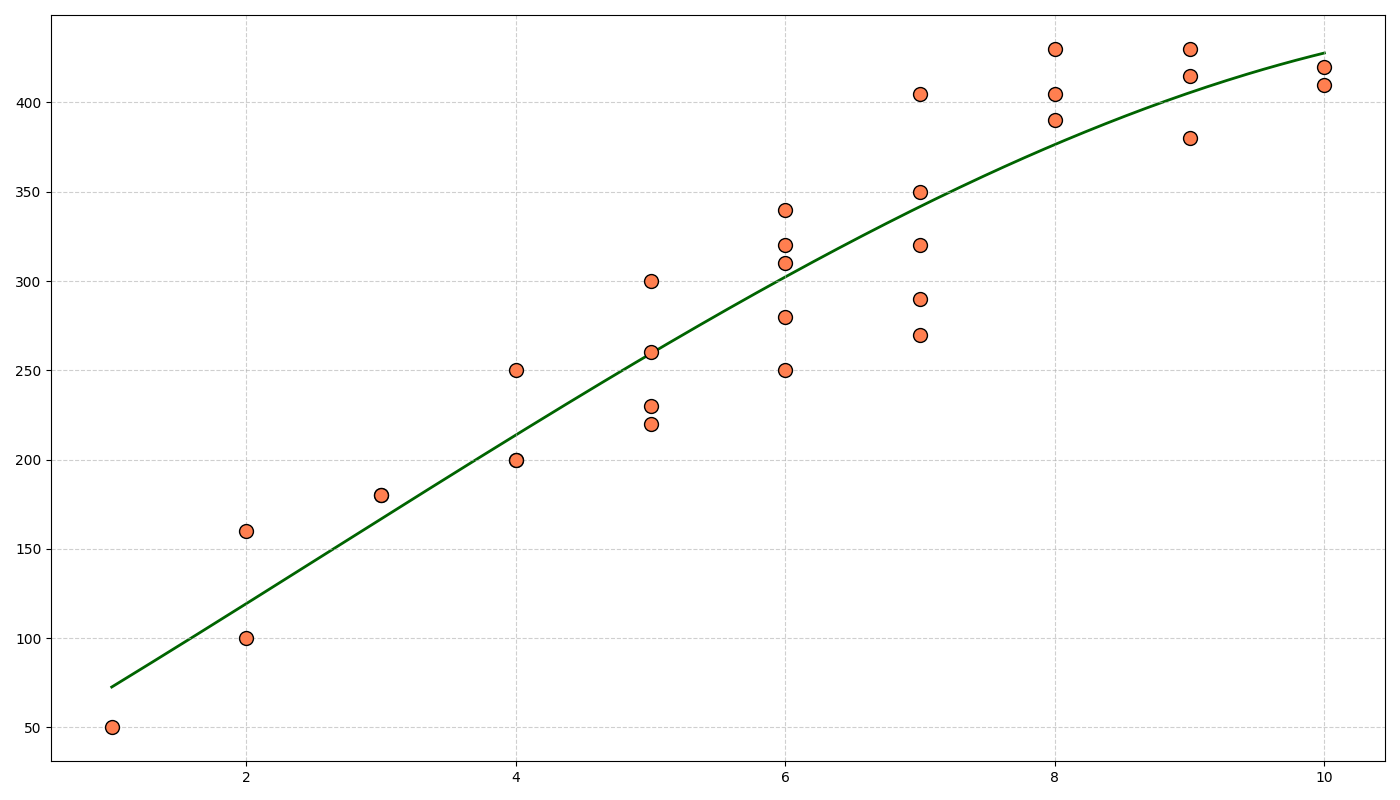

This figure's Python source:
import matplotlib.pyplot as plt
import numpy as np

days = np.arange(1, 31)

# Original coffee_consumption array had the pattern [1, 2, 1, 3,...];
# Altering some values to match a similar random pattern [3, 1, 4, 2,...]
coffee_consumption = np.array([3, 1, 4, 2, 5, 3, 2, 6, 4, 5, 7, 6, 5, 6,
                               7, 5, 4, 8, 7, 9, 6, 10, 8, 7, 10, 9, 8, 9, 7, 6])

# Original lines_of_code array had the pattern [50, 100, 55, 150,...];
# Altering some values to reflect a similar random pattern [180, 50, 200, 100,...]
lines_of_code = np.array([180, 50, 200, 100, 220, 180, 160, 250, 200, 230, 290, 310, 300, 320,
                          270, 260, 250, 390, 350, 380, 340, 410, 430, 405, 420, 415, 405, 430, 320, 280])

fig, ax1 = plt.subplots(figsize=(14, 8))

scatter = ax1.scatter(coffee_consumption, lines_of_code, color='coral', edgecolors='black', s=100, zorder=2)

z = np.polyfit(coffee_consumption, lines_of_code, 3)
p = np.poly1d(z)
trendline_x = np.linspace(coffee_consumption.min(), coffee_consumption.max(), 300)
trendline_y = p(trendline_x)
trend = ax1.plot(trendline_x, trendline_y, color='darkgreen', linestyle='-', linewidth=2, zorder=1)

ax1.grid(visible=True, linestyle='--', alpha=0.6)

plt.tight_layout()

plt.show()
